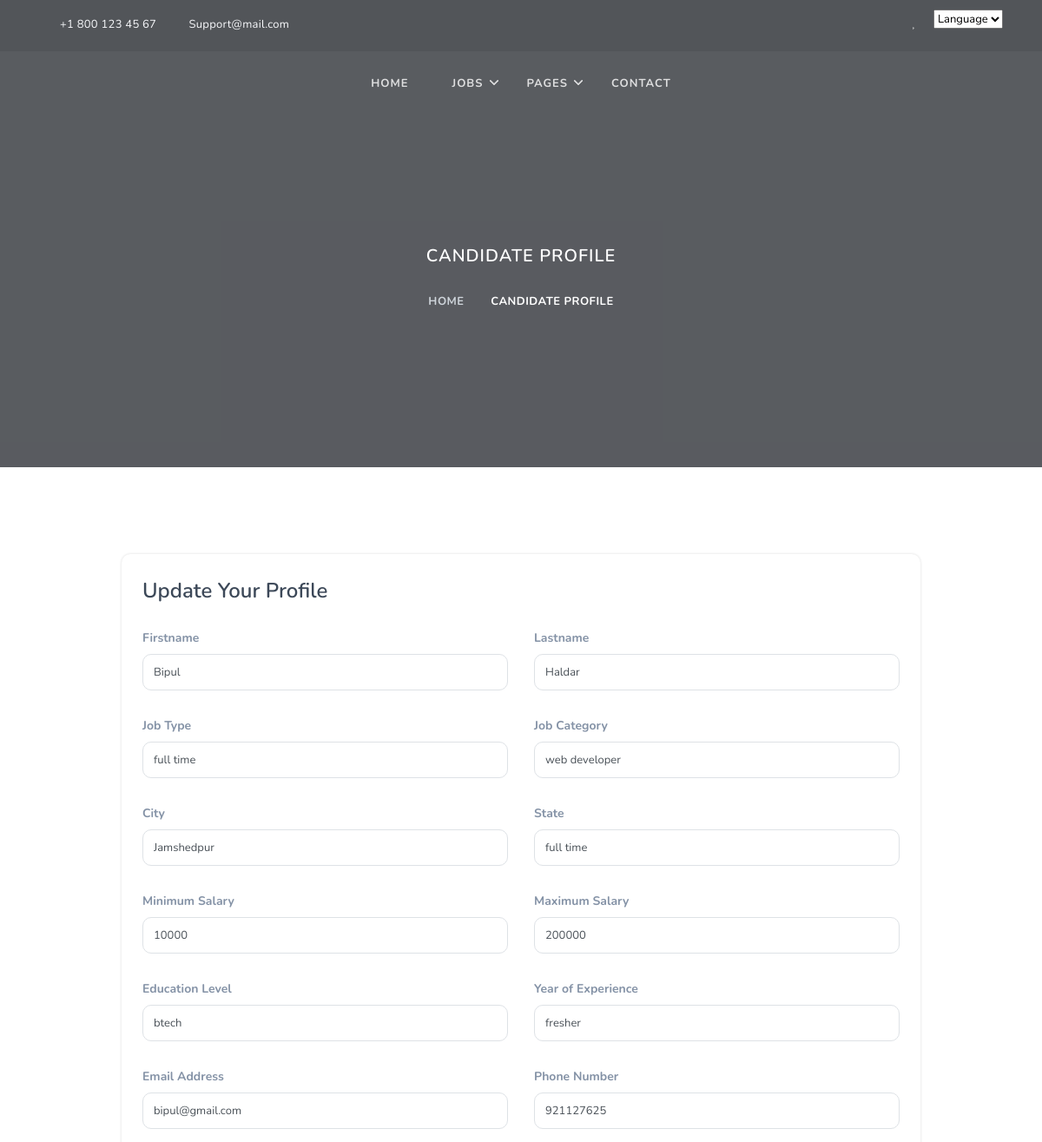
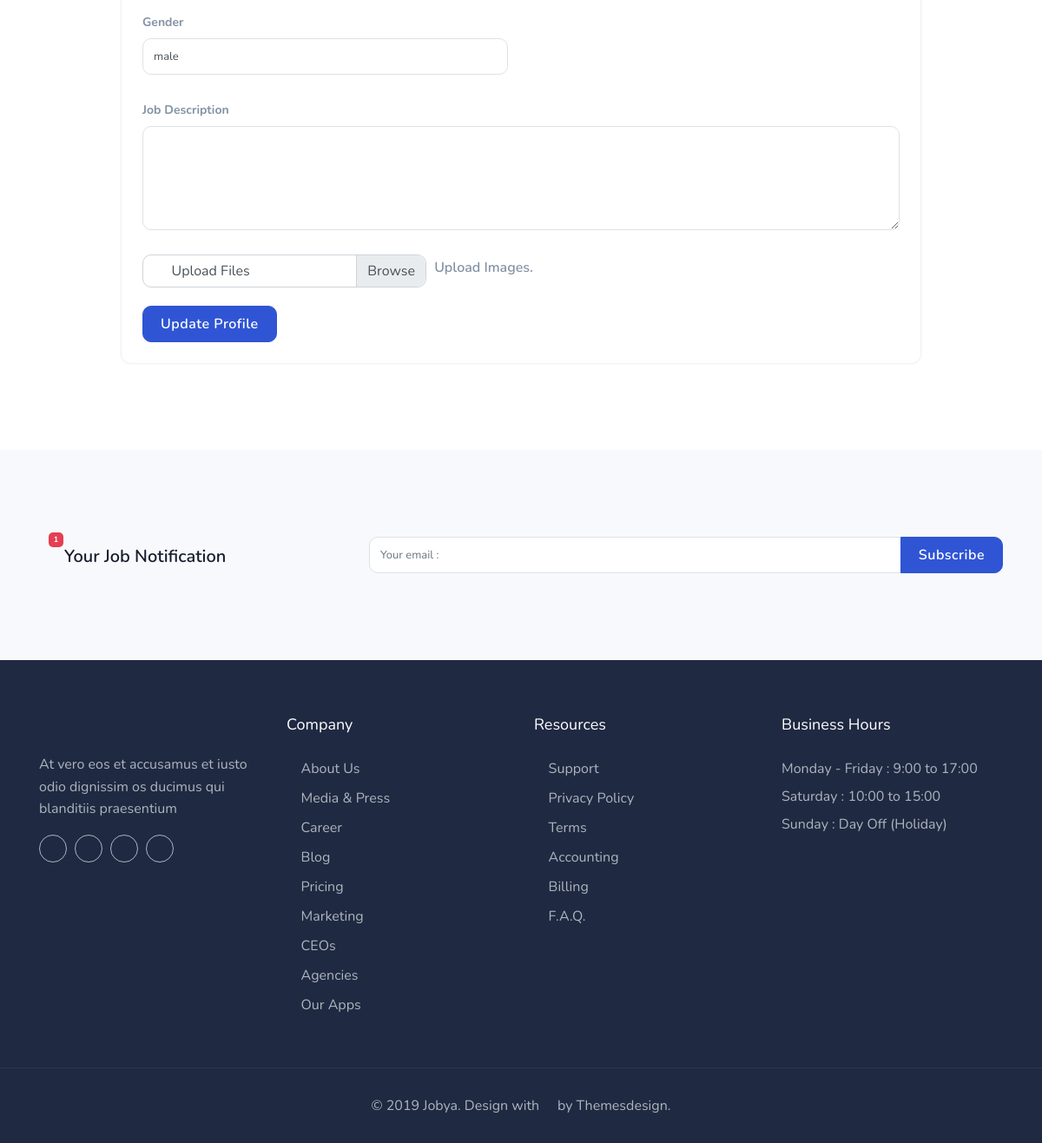
The app's page /profile/1 with its own data (2 pictures, top to bottom).
### app/models.py (models this page shows)
class Candidate(models.Model):
    user_id = models.ForeignKey(UserMaster , on_delete=models.CASCADE)
    firstname = models.CharField(max_length=100)
    lastname = models.CharField(max_length=100)
    contact = models.CharField(max_length=20)
    state = models.CharField(max_length= 50)
    city = models.CharField(max_length=100)
    jobtype = models.CharField(max_length=100,default='000000')
    job_category = models.CharField(max_length=100,default='000000')
    min_salary = models.BigIntegerField(default='000000')
    max_salary = models.BigIntegerField(default='000000')
    education = models.CharField(max_length=150,default='000000')
    experience = models.CharField(max_length=100,default='000000')
    job_description = models.TextField(default='000000')
    gender = models.CharField(max_length=50)
    profile_pic = models.ImageField(upload_to = "app/img/candidate")

class UserMaster(models.Model):
    email = models.EmailField(max_length = 50)
    password = models.CharField(max_length = 100)
    otp = models.IntegerField()
    role = models.CharField(max_length = 30)
    is_active = models.BooleanField(default = True)
    is_verifired = models.BooleanField(default = False)
    is_updated = models.DateTimeField(auto_now_add= True)
    is_created = models.DateTimeField(auto_now_add=True)

### app/views.py (the view, shortened to what this page needs)
# urls.py: path("profile/<int:pk>",views.profile,name="profile"),
def profile(request,pk):
    user = UserMaster.objects.get(pk=pk)
    can = Candidate.objects.get(user_id=user)
    return render(request, 'profile.html',{'user':user,'can':can})

### app/templates/profile.html (shortened to what this page needs)
{% extends 'base.html' %}
{% block body %}
<section class="bg-half page-next-level">
    <div class="bg-overlay"></div>
    <div class="container">
        <div class="row justify-content-center">
            <div class="col-md-6">
                <div class="text-center text-white">
                    <h4 class="text-uppercase title mb-4">Candidate Profile</h4>
                    <ul class="page-next d-inline-block mb-0">
                        <li><a href="index.html" class="text-uppercase font-weight-bold">Home</a></li>
                        <li>
                            <span class="text-uppercase text-white font-weight-bold">Candidate Profile</span>
                        </li>
                    </ul>
                </div>
            </div>
        </div>
    </div>
</section>
<section class="section">
    <div class="container">
        <div class="row justify-content-center">
            <div class="col-lg-10">
                <div class="rounded shadow bg-white p-4">
                    <div class="custom-form">
                        <form method="post" action="/profile/{{ request.session.id }}" enctype="multipart/form-data" name="contact-form" id="contact-form3">
                            <h4 class="text-dark mb-3">Update Your Profile</h4>
                            <div class="row">
                                <div class="col-md-6">
                                    <div class="form-group app-label mt-2">
                                        <label class="text-muted">Firstname</label>
                                        <div class="form-button">
                                            <input type="text" value="{{ can.firstname }}" name="firstname" class="form-control resume" >
                                        </div>
                                    </div>
                                </div>
                                <div class="col-md-6">
                                    <div class="form-group app-label mt-2">
                                        <label class="text-muted">Lastname</label>
                                        <div class="form-button">
                                            <input type="text" value="{{ can.lastname }}" name="lastname" class="form-control resume" >
                                        </div>
                                    </div>
                                </div>
                            </div>
                            <div class="row">
                                <div class="col-md-6">
                                    <div class="form-group app-label mt-2">
                                        <label class="text-muted">Job Type</label>
                                        <div class="form-button">
                                            <input type="text" name="jobtype" value="{{ can.jobtype }}"  placeholder="ex: full time or part time" class="form-control resume" >
                                        </div>
                                    </div>
                                </div>
                                <div class="col-md-6">
                                    <div class="form-group app-label mt-2 position-relative">
                                        <label class="text-muted">Job Category</label>
                                        <div class="form-button">
                                            <input type="text" name="jobcategory" value="{{ can.job_category }}"  placeholder="ex: web developer or android developer" class="form-control resume" >
                                        </div>
                                    </div>
                                </div>
                            </div>
                            <div class="row">
                                <div class="col-md-6">
                                    <div class="form-group app-label mt-2">
                                        <label class="text-muted">City</label>
                                        <input id="city" type="text" name="city" value="{{ can.city }}" class="form-control resume" placeholder="">
                                    </div>
                                </div>
                                <div class="col-md-6">
                                    <div class="form-group app-label mt-2">
                                        <label class="text-muted">State</label>
                                        <div class="form-button">
                                            <input type="text" name="state" value="{{ can.state }}" class="form-control resume" >
                                        </div>
                                    </div>
                                </div>
                            </div>
                            <div class="row">
                                <div class="col-md-6">
                                    <div class="form-group app-label mt-2">
                                        <label class="text-muted">Minimum Salary</label>
                                        <input id="minimum-salary" name="minsalary" value="{{ can.min_salary }}" type="text" class="form-control resume"
                                            placeholder="$8000">
                                    </div>
                                </div>
                                <div class="col-md-6">
                                    <div class="form-group app-label mt-2">
                                        <label class="text-muted">Maximum Salary</label>
                                        <input id="maximum-salary" name="maxsalary" value="{{ can.max_salary }}" type="text" class="form-control resume"
                                            placeholder="$20000">
                                    </div>
                                </div>
                            </div>
                            <div class="row">
                                <div class="col-md-6">
                                    <div class="form-group app-label mt-2">
                                        <label class="text-muted">Education Level</label>
                                        <div class="form-button">
                                            <input type="text" name="education" value="{{ can.education }}" placeholder="ex: B-tech" class="form-control resume" >
                                        </div>
                                    </div>
                                </div>
                                <div class="col-md-6">
                                    <div class="form-group app-label mt-2">
                                        <label class="text-muted">Year of Experience</label>
                                        <div class="form-button">
                                            <input type="text" name="experience" value="{{ can.experience }}" class="form-control resume" >
                                        </div>
                                    </div>
                                </div>
                            </div>
                            <div class="row">
                                <div class="col-md-6">
                                    <div class="form-group app-label mt-2">
                                        <label class="text-muted">Email Address</label>
                                        <input id="email-address" value="{{ user.email }}" type="text" name="email" class="form-control resume"
                                            placeholder="">
                                    </div>
                                </div>
                                <div class="col-md-6">
                                    <div class="form-group app-label mt-2">
                                        <label class="text-muted">Phone Number</label>
                                        <input id="number" type="text" name="phone" value="{{ can.contact }}" class="form-control resume" placeholder="">
                                    </div>
                                </div>
                            </div>
                            <div class="row">
                                <div class="col-md-6">
                                    <div class="form-group app-label mt-2">
                                        <label class="text-muted">Gender</label>
                                        <div class="form-button">
                                            <input type="text" name="gender" value="{{ can.gender }}" placeholder="ex: male or female" class="form-control resume" >
                                        </div>
                                    </div>
                                </div>
                            </div>
                            <div class="row">
                                <div class="col-md-12">
                                    <div class="form-group app-label mt-2">
                                        <label class="text-muted">Job Description</label>
                                        <textarea id="description" name="jobdescription" profile_pic rows="6" class="form-control resume"
                                            placeholder=""></textarea>
                                    </div>
                                </div>
                            </div>
                            <div class="row">
                                <div class="col-md-12">
                                    <ul class="list-inline mb-0">
                                        <li class="list-inline-item">
                                            <div class="input-group mt-2 mb-2">
                                                <div class="custom-file">
                                                    <label class="custom-file-label rounded"><i
                                                            class="mdi mdi-cloud-upload mr-1"></i> Upload Files</label>
                                                </div>
                                            </div>
                                        </li>
                                        <li class="list-inline-item">
                                            <h6 class="text-muted mb-0">Upload Images.</h6>
                                        </li>
                                    </ul>
                                </div>
                            </div>
                            <div class="row">
                                <div class="col-lg-12 mt-2">
                                    <button type="submit" class="btn btn-primary">Update Profile</button>
                                </div>
                            </div>
                        </form>
                    </div>
                </div>
            </div>
        </div>
    </div>
</section>
<section class="section bg-light">
    <div class="container">
        <div class="row">
            <div class="col-lg-4 col-md-5">
                <div class="float-left position-relative notification-icon mr-2">
                    <i class="mdi mdi-bell-outline text-primary"></i>
                    <span class="badge badge-pill badge-danger">1</span>
                </div>
                <h5 class="mt-2 mb-0">Your Job Notification</h5>
            </div>
            <div class="col-lg-8 col-md-7 mt-4 mt-sm-0">
                <form>
                    <div class="form-group mb-0">
                        <div class="input-group mb-0">
                            <input name="email" id="email" type="email" class="form-control" placeholder="Your email :"
                                required="" aria-describedby="newssubscribebtn">
                            <div class="input-group-append">
                                <button class="btn btn-primary submitBnt" type="submit"
                                    id="newssubscribebtn">Subscribe</button>
                            </div>
                        </div>
                    </div>
                </form>
            </div>
        </div>
    </div>
</section>
{% endblock body %}

### records on screen
Candidate: firstname "Bipul", lastname "Haldar", jobtype "full time", jobcategory "web developer", city "Jamshedpur", state "full time", minsalary "10000", maxsalary "200000", education "btech", experience "fresher", phone "921127625", gender "male"
UserMaster: email "bipul@gmail.com"
